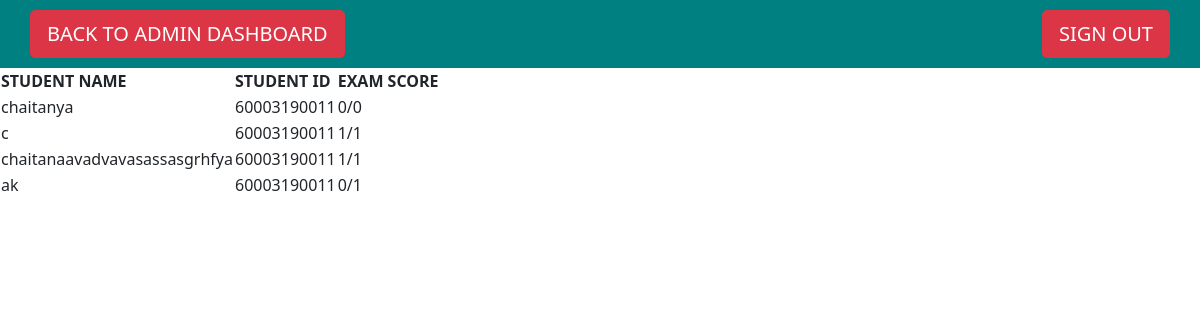
The page /main/records/1/ on the database as committed earlier.
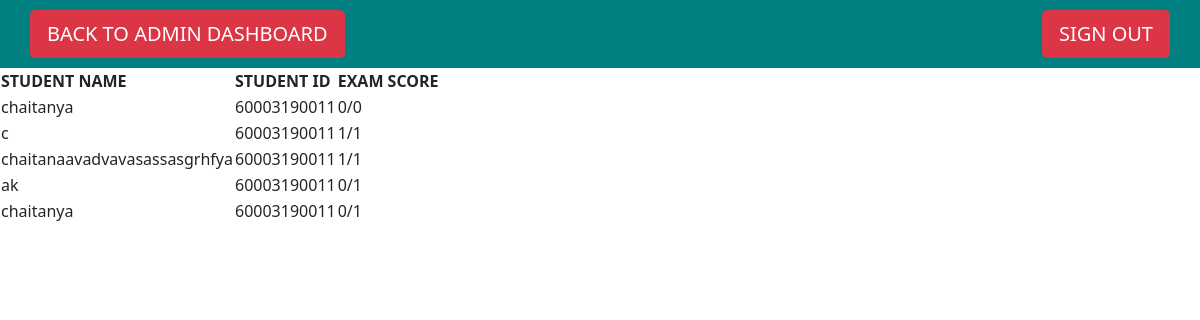
The same page on the database as committed later.
### student/models.py (models this page shows, shortened)
class Result(models.Model):
    quiz=models.ForeignKey(Quiz, on_delete=models.CASCADE)
    student_name = models.CharField(max_length=150)
    student_sap = models.IntegerField()
    student_email=models.CharField(max_length=255)
    student_marks = models.CharField(max_length=150)
    total_marks=models.CharField(max_length=150)

### student/views.py (the view)
# urls.py: path('records/<int:quiz_id>/',views.records,name='student-records'),
def records(request,quiz_id):
    quiz = Quiz.objects.get(id=quiz_id)
    records = quiz.result_set.all()
    return render(request,'student/records.html',{'quiz_id':quiz_id,'records':records})

### student/templates/student/records.html (shortened to what this page needs)
{% extends 'base.html' %}
{% load static %}
{% block content %}
<nav class="navbar navbar-light navbar-right" style="background-color: teal; padding:10px 30px;">
    <a href="{% url 'admin-dash' %}"><button type="button" class="btn-lg btn-danger btn">BACK TO ADMIN DASHBOARD</button></a>
    <a href="{% url 'student-logout' %}"><button type="button" class="btn-lg btn-danger btn">SIGN OUT</button></a>
  </nav>
<table class="animate__animated animate__zoomIn animate__slow">
                <thead>
                  <tr>
                    <th>STUDENT NAME</th>
                    <th>STUDENT ID</th>
                    <th>EXAM SCORE</th>
                  </tr>
                </thead>
                <tbody>
                    {% for record in records %}
                  <tr>
                    <td data-column="STUDENT NAME">{{record.student_name}}</td>
                    <td data-column="STUDENT ID">{{record.student_sap}}</td>
                    <td data-column="EXAM SCORE">{{record.student_marks}}/{{record.total_marks}}</td>
                  </tr>
{% endfor %}
                </tbody>
              </table>
{% endblock %}

### student/templates/base.html (shortened to what this page needs)
<!DOCTYPE html>
<html lang="en">
<head>
    <link rel="stylesheet" href="path/to/font-awesome/css/font-awesome.min.css">
    <link rel="stylesheet" href="https://cdnjs.cloudflare.com/ajax/libs/animate.css/4.1.1/animate.min.css"/>
<link href="https://cdn.jsdelivr.net/npm/bootstrap@5.0.0-beta3/dist/css/bootstrap.min.css" rel="stylesheet">
</head>
<body>
    <div class="jumbotron">
        {% block content %}
        {% endblock %}
    </div>
</body>
</html>

Rows that differ between the two databases and show on the page:
added Result: student_name "chaitanya", student_sap "60003190011", student_marks "0", total_marks "1"
